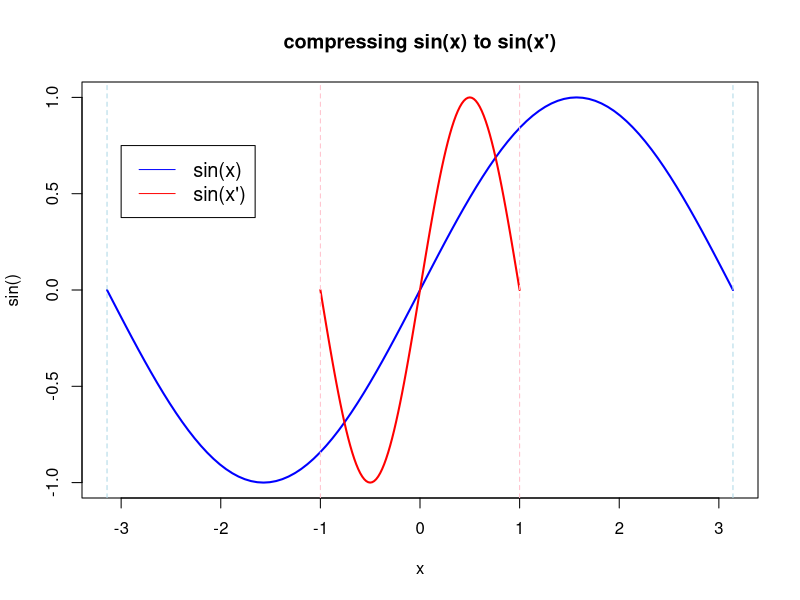
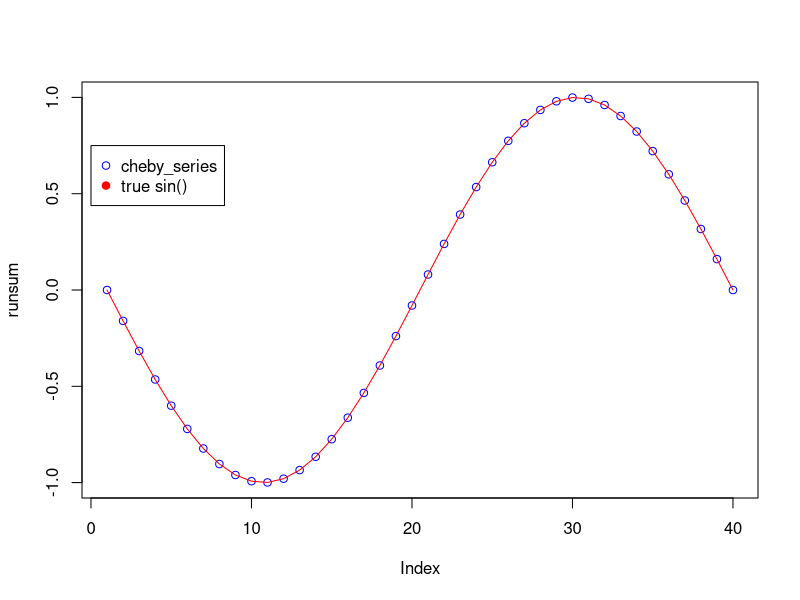
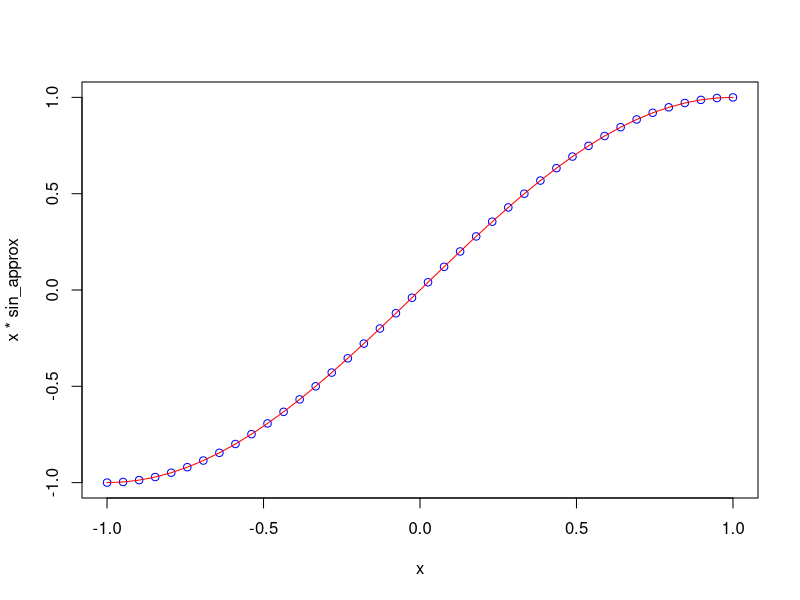

These charts were generated, in order, by the following R code:
## ---- chunk 1
library(stringr)  # for hex conversion routines
## ---- chunk 2
x <- seq(-pi,pi, by=pi/50)
x_p <- seq(-1,1,by=1/50)
plot(x,sin(x), type="l", col="blue", lwd=2, 
     main="compressing sin(x) to sin(x')",
     xlab="x",
     ylab="sin()")
lines(x_p,sin(x_p*pi), col="red", lwd=2)
abline(v=-1, col="pink", lty=2)
abline(v=1, col="pink", lty=2)
abline(v=-pi, col="lightblue", lty=2)
abline(v=pi, col="lightblue", lty=2)
legend(-3, 0.75, legend=c("sin(x)", "sin(x')"),
       col=c("blue", "red"), lty=1, cex=1.2)
## ---- chunk 3
# define the polynomials
T0 <- function(x) 1
T1 <- function(x) x
T2 <- function(x) 2*x^2-1
T3 <- function(x) 4*x^3-3*x
T4 <- function(x) 8*x^4-8*x^2+1
T5 <- function(x) 16*x^5-20*x^3+5*x
T6 <- function(x) 32*x^6-48*x^4+18*x^2-1
T7 <- function(x) 64*x^7-112*x^5+56*x^3-7*x
T8 <- function(x) 128* x^8-256 *x^6+160*x^4-32*x^2+1
T9 <- function(x) 256*x^9-576*x^7+432*x^5-120*x^3+9*x

Tn = list(T0,T1,T2,T3,T4,T5,T6,T7,T8,T9)

A = numeric()

# find A_0 first
integrand <- function(x) {sin(x*pi) / sqrt(1-x^2)}
A[1] = (1/pi) * integrate(integrand, lower=-1, upper=1)$value

# loop to compute rest of A_n

for (i in 1:9) {
  integrand <- function(x) {sin(x*pi) * Tn[[i+1]](x) / sqrt(1-x^2)}
  A[i+1] = (2/pi) * integrate(integrand, lower=-1, upper=1)$value
}

# show coefficients
A
## ---- chunk 4
runsum  <- rep(0,40)
x <- seq(-1, 1, length.out = 40)
for (i in seq(2,10,by=2)) {
  runsum <- runsum + A[i]*Tn[[i]](x)
}
plot(runsum, ylim=c(-1,1), col="blue", pch=1, type="p")
lines(sin(x*pi), col="red")
legend(x=0,y=0.75,legend=c("cheby_series","true sin()"), col=c("blue", "red"), pch=c(1,19))
## ---- chunk 5
# what is error with 3,4 and 5 coefficients?
x <- seq(-1,1,length.out = 100)
max_error <- numeric()
for (i in 1:3) {
  sin_approx <- rep(0,100)
  for (i in seq(2,(2*i+4),by=2)) {
    sin_approx <- sin_approx + A[i]*Tn[[i]](x)
  }
  max_error <- c(max_error, max(sin(x*pi) - sin_approx))
}
max_error

## ---- chunk 6
As=c(1.276278962,-0.285261569,0.009118016,-0.000136587,0.000001185,-0.000000007)

Ts0 <- function(x) 1
Ts1 <- function(x) 2*x-1
Ts2 <- function(x) 8*x^2-8*x+1
Ts3 <- function(x) 32*x^3-48*x^2+18*x-1
Ts4 <- function(x) 128*x^4-256*x^3+16*x^2-32*x+1
Ts5 <- function(x) 512*x^5-1280*x^4+1120*x^3-400*x^2+50*x-1

Tsn = list(Ts0,Ts1,Ts2,Ts3,Ts4,Ts5)


x <- seq(-1,1,length.out = 40)
sin_approx <- rep(0,length(x))
for (i in 1:6) {
  sin_approx <- sin_approx + As[i]*Tsn[[i]](x^2)
}
plot(x, x*sin_approx, col="blue", pch=1)
lines(x,sin(pi*x/2), col="red", type="l")
## ---- chunk 7
# what is error with 6 coefficients using the shifted form?
x <- seq(-1,1,length.out = 100)
max_error <- numeric()
sin_approx <- rep(0,100)
for (i in 1:6) {
  sin_approx <- sin_approx + As[i]*Tsn[[i]](x^2)
}
sin_approx <- x* sin_approx
max_error <- c(max_error, max(sin(pi*x/2) - sin_approx))

# show maximum error
max_error

